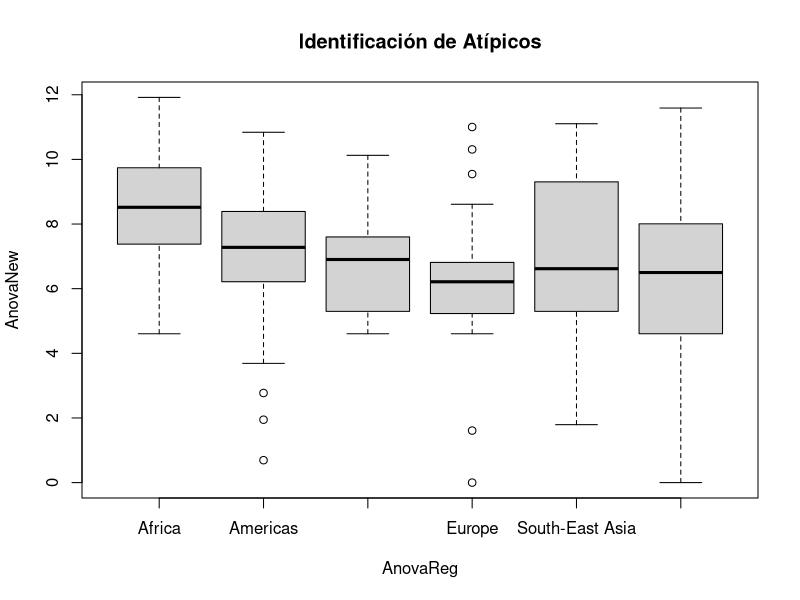

Source code (R): (Note: this script raises an error after producing the figure.)

# ---------------------------------------------------------------------------------------
# MODELO ANOVA. 
# Variable categórica: rexión (Reg).

#  - Temos un total de 6 grupos (6 valores da variable categórica Reg), cun número maior
#    a 10 observacións por grupo.
#  - Plantexamos o seguinte modelo ANOVA:
# log(NewHIV)= mu(Reg_1) + alpha_i + Erro


# Creamos un data frame cos datos de interese
base <- na.omit(read.csv("BBDDHIV.csv",sep=";"))
dataReg=data.frame(CouCod=base$CouCod,AnovaReg=factor(base$Reg),AnovaNew=log(base$NewHIV))


par(mfrow=c(1,1))
plot(dataReg$AnovaReg, dataReg$AnovaNew, main = "Identificación de Atípicos", 
     xlab = "AnovaReg", ylab = "AnovaNew")

ggplot(dataReg, aes(x = AnovaReg, y = AnovaNew)) +
  geom_jitter(width = 0.2, height = 0, alpha = 0.6) + # Añade un poco de dispersión en el eje x para que los puntos no se superpongan
  labs(x = "Rexión", y = "Log(NewHIV)", title = "Diagrama de dispersión de log(NewHIV) por Rexión") +
  theme_minimal()

library(ggplot2)
library(dplyr) #paquete para manipular data.frames

#definimos a función que detecta atípicos
atipico <- function(x) {
  return(x < quantile(x, .25) - 1.5*IQR(x) | x > quantile(x, .75) + 1.5*IQR(x))
}

# Orixinamos unha columna indicando cales son as observacións atípicas
dataReg <- dataReg %>%
  group_by(AnovaReg) %>%
  mutate(outlier = ifelse(atipico(AnovaNew), CouCod, NA))
 
#gráfico ilustrativo e identificativo
ggplot(dataReg, aes(x = AnovaReg, y = AnovaNew, colour = AnovaReg, shape = AnovaReg)) + 
  geom_boxplot(outlier.shape = NA) +
  geom_jitter() +
  geom_text(aes(label=outlier), na.rm=TRUE, hjust=-.5)+
  theme(legend.position="none")
#páxina de onde se sacou o código da idea
#https://www.r-bloggers.com/2022/08/how-to-label-outliers-in-boxplots-in-ggplot2/

#novo data.frame de datos
dataReg2 <- dataReg %>% filter(is.na(outlier))
#filtramos atípicos
dataReg2 <- dataReg2 %>%
  group_by(AnovaReg) %>%
  mutate(outlier = ifelse(atipico(AnovaNew), CouCod, NA))

#representamos os datos, vemos que volve a haber un atípico.
ggplot(dataReg2, aes(x = AnovaReg, y = AnovaNew, colour = AnovaReg, shape = AnovaReg)) + 
  geom_boxplot(outlier.shape = NA) +
  geom_jitter() +
  geom_text(aes(label=outlier), na.rm=TRUE, hjust=-.5)+
  theme(legend.position="none")

#definimos a nova base eliminado os atípicos
dataReg3 <- dataReg2 %>% filter(is.na(outlier))
#novos atípicos
dataReg3 <- dataReg3 %>%
  group_by(AnovaReg) %>%
  mutate(outlier = ifelse(atipico(AnovaNew), CouCod, NA))

#representamos, vemos que non hai atípicos
ggplot(dataReg3, aes(x = AnovaReg, y = AnovaNew, colour = AnovaReg, shape = AnovaReg)) + 
  geom_boxplot(outlier.shape = NA) +
  geom_jitter() +
  geom_text(aes(label=outlier), na.rm=TRUE, hjust=-.5)+
  theme(legend.position="none")

#Podemos esquecernos dos data frames base, dataReg e dataReg2. Por claridade chamaremos dataAnova.
dataAnova=dataReg3
rm(dataReg,dataReg2,dataReg3)

attach(dataAnova)


#Definimos o modelo anova
modAnovaReg<- lm(AnovaNew ~ AnovaReg)
#Visualizamos a información básica do modelo
summary(modAnovaReg)


#Comentarios: 
# Todos as medias son positivas e a maior delas é asociada ao primeiro grupo (Africa)
# por eso o resto de estimadores (das desviación respecto do grupo de referencia)
# son negativas.
# Nótese tamén que a meirande parte deles son significativamente distintos de cero.
# A que semella ter máis problemas é a do grupo de Asia, que significativamente
# non difire moito da de Africa (pero cualitativamente si).
#Nótese que a estimación da desviación é de 2.075 (relacionada coa suma da varianza intragrupal)

nReg=length(AnovaReg) #tamaño da mostra
IReg=length(levels(AnovaReg)) #cantidade de grupos
names=levels(AnovaReg) #os nomes dos grupos
mu_localReg <- tapply(AnovaNew, AnovaReg, mean) #calculamos as medias locais
n_localReg <- tapply(AnovaNew, AnovaReg, length) #calculamos o total de observacións por grupo



#Test F aplicado ao modelo ANOVA
anova(modAnovaReg) #si
# Comprobamos que o p-valor é moi pequeno, polo tanto rexeitamos H0 (de que as medias son todas iguais)
#Co test F comparamos dous modelos, na nula temos un modelo simplificado e na alternativa temos 
# o modelo complexo, onde teeriamos que hai duas medias polo menos diferentes (entre elas)

#Validación


# Realizar la prueba de Shapiro-Wilk para cada grupo

normalidad_residuos <- dataAnova %>%
  group_by(AnovaReg) %>%
  mutate(residuo = AnovaNew - mu_localReg[AnovaReg] ) %>%# Calcular los residuos
  summarise(p_value = shapiro.test(residuo)$p.value, .groups = "drop")
# Prueba de Shapiro-Wilk para los residuos

# Ver resultados
print(normalidad_residuos)
#Observamos que a un nivel de 0.05 o grupo de Europa non segue a normalidade.

#O total dos datos non segue unha distribución normal !!!!
resultado_shapiro <- shapiro.test(dataAnova$AnovaNew)

# Ver los resultados
print(resultado_shapiro)

#Eliminamos o grupo de Europa
table(dataAnova$AnovaReg)
dataAnova=dataAnova[!(dataAnova$AnovaReg%in% c("Europe" )),]
dataAnova$AnovaReg <- droplevels(dataAnova$AnovaReg)
table(dataAnova$AnovaReg)

#Repetimos o modelo


#gráfico ilustrativo e identificativo
ggplot(dataAnova, aes(x = AnovaReg, y = AnovaNew, colour = AnovaReg, shape = AnovaReg)) + 
  geom_boxplot(outlier.shape = NA) +
  geom_jitter() +
  geom_text(aes(label=outlier), na.rm=TRUE, hjust=-.5)+
  theme(legend.position="none")

#Definimos o modelo anova

modAnovaReg2<- lm(dataAnova$AnovaNew ~ dataAnova$AnovaReg)
#Visualizamos a información básica do modelo
summary(modAnovaReg2)
attach(dataAnova)

#Comentarios: 
# Todos as medias son positivas e a maior delas é asociada ao primeiro grupo (Africa)
# por eso o resto de estimadores (das desviación respecto do grupo de referencia)
# son negativas.
# Nótese tamén que a meirande parte deles son significativamente distintos de cero.
# A que semella ter máis problemas é a do grupo de Asia, que significativamente
# non difire moito da de Africa (pero cualitativamente si).
#Nótese que a estimación da desviación é de 2.075 (relacionada coa suma da varianza intragrupal)

nReg=length(AnovaReg) #tamaño da mostra
IReg=length(levels(AnovaReg)) #cantidade de grupos
names=levels(AnovaReg) #os nomes dos grupos
mu_localReg <- tapply(AnovaNew, AnovaReg, mean) #calculamos as medias locais
n_localReg <- tapply(AnovaNew, AnovaReg, length) #calculamos o total de observacións por grupo







#Test F aplicado ao modelo ANOVA
anova(modAnovaReg2) #si
# Comprobamos que o p-valor bastante pequeno, polo tanto rexeitamos H0 (de que as medias son todas iguais)
#Co test F comparamos dous modelos, na nula temos un modelo simplificado e na alternativa temos 
# o modelo complexo, onde teeriamos que hai duas medias polo menos diferentes (entre elas)


#Volvemos a validar
#Validación


# Realizar la prueba de Shapiro-Wilk para cada grupo
normalidad_residuos <- dataAnova %>%
  group_by(AnovaReg) %>%
  mutate(residuo = AnovaNew - mu_localReg[AnovaReg] ) %>%# Calcular los residuos
  summarise(p_value = shapiro.test(residuo)$p.value, .groups = "drop")
# Ver resultados
print(normalidad_residuos)
#Observamos que a un nivel de 0.05 o grupo de Europa non segue a normalidade.

#O total dos datos non segue unha distribución normal !!!!
resultado_shapiro <- shapiro.test(dataAnova$AnovaNew)

# Ver los resultados
print(resultado_shapiro)


library(ggplot2)
ggplot( data.frame(resid = residuals(modAnovaReg2)), aes(sample = resid)) +
  stat_qq() +
  stat_qq_line()


leveneTest(AnovaNew ~ AnovaReg, data = dataAnova)

#Valor p: 0.01208. Este valor es menor que 0.05, lo que sugiere que rechazas la 
#hipótesis nula de que las varianzas son homogéneas entre los grupos.	
#Interpretación: Las varianzas entre los grupos son significativamente diferentes, 
#lo que indica una violación del supuesto de homogeneidad de varianzas.




##Comparacións múltiples
#Bonferroni

#install.packages("ggplot2")
library(ggplot2)

ni=n_localReg
bar.y=mean(AnovaNew)
bar.yi=mu_localReg
sumres <- sum((AnovaNew - unlist(bar.yi[AnovaReg]))^2)
dt2.bar=sumres/(nReg-IReg)
dt.bar=sqrt(dt2.bar)

k=IReg*(IReg-1)/2
alpha=0.95
qtb=qt(1-alpha/(2*k),nReg-IReg)
Bonferroni=data.frame(center=rep(0,k),left=rep(0,k),right=rep(0,k))
z=1; ww=rep(0,k);
for (i in 1:IReg){
  for (j in i:IReg){
    if (i!=j){
      ww[z]=paste0("(",names[i],"-",names[j],")");
      Bonferroni$center[z]=(bar.yi[i]-bar.yi[j]);
      error=qtb*(dt.bar*sqrt(1/ni[i]+1/ni[j]));
      Bonferroni$left[z]=Bonferroni$center[z]-error;
      Bonferroni$right[z]=Bonferroni$center[z]+error;
      Bonferroni$p.value[z]=round(2*pt(abs(Bonferroni$center[z])/((dt.bar*sqrt(1/ni[j]+1/ni[i]))),nReg-IReg,lower.tail=FALSE),6)
      z=z+1;
    }
  }
}
rownames(Bonferroni)=ww

ggplot(Bonferroni, aes(y = rownames(Bonferroni), x = center,xmax=max(right)+1)) +
  geom_point(aes(color = "gold4"), size = 3) +  # Puntos azules
  geom_segment(aes(x = left, xend = right, y = rownames(Bonferroni), color = "slateblue"), size = 1) +  # Barras de intervalo suaves
  geom_point(aes(x = left), shape = 21, size = 3, fill = "white", color = "slateblue2") +  # Puntos al final izquierdo
  geom_point(aes(x = right), shape = 21, size = 3, fill = "white", color = "slateblue2") +  # Puntos al final derecho
  geom_text(aes(x = max(right) + 0.5, label = round(p.value,3)), hjust = 0, vjust = 0, size = 3) +  # Texto con p.adjust
  labs(
    title = "Intervalos de Confianza Axustados por Bonferroni",
    x = "Estimación", 
    y = "Comparacións"
  ) +
  geom_vline(xintercept = 0, color = "black", linetype = "dashed", size = 0.15) +
  theme_minimal() +
  theme(legend.position = "none" )  # Ajustamos las etiquetas del eje y y eliminamos la leyenda

##Comparacións múltiples
#Tukey
TukeyHSD(aov(modAnovaReg))
qtt=qtukey(1-alpha,IReg,nReg-IReg)
Tukey=data.frame(center=rep(0,k),left=rep(0,k),right=rep(0,k),p.adjust=rep(0,k))
z=1; ww=rep(0,k)
for (i in 1:IReg){
  for (j in i:IReg){
    if (i!=j){
      ww[z]=paste0("(",names[i],"-",names[j],")");
      Tukey$center[z]=bar.yi[i]-bar.yi[j];
      error=(qtt/sqrt(2))*(dt.bar*sqrt(1/ni[i]+1/ni[j]))
      Tukey$left[z]=Tukey$center[z]-error;
      Tukey$right[z]=Tukey$center[z]+error;
      Tukey$p.adjust[z]=round(ptukey(abs(Tukey$center[z])/((dt.bar*sqrt(1/ni[j]+1/ni[i]))/sqrt(2)),IReg,nReg-IReg,lower.tail=FALSE),6)
      z=z+1;
    }
  }
}
rownames(Tukey)=ww


ggplot(Tukey, aes(y = rownames(Tukey), x = center,xmax=max(right)+1)) +
  geom_point(aes(color = "gold4"), size = 3) +  # Puntos azules
  geom_segment(aes(x = left, xend = right, y = rownames(Tukey), color = "slateblue"), size = 1) +  # Barras de intervalo suaves
  geom_point(aes(x = left), shape = 21, size = 3, fill = "white", color = "slateblue2") +  # Puntos al final izquierdo
  geom_point(aes(x = right), shape = 21, size = 3, fill = "white", color = "slateblue2") +  # Puntos al final derecho
  geom_text(aes(x = max(right) + 0.5, label = round(p.adjust,3)), hjust = 0, vjust = 0, size = 3) +  # Texto con p.adjust
  labs(
    title = "Intervalos de Confianza Axustados por Tukey",
    x = "Estimación", 
    y = "Comparacións"
  ) +
  geom_vline(xintercept = 0, color = "black", linetype = "dashed", size = 0.15) +
  theme_minimal() +
  theme(legend.position = "none" )  # Ajustamos las etiquetas del eje y y eliminamos la leyenda






# ---------------------------------------------------------------------------------------
# MODELO ANOVA. 
# Variable Categórica Relixión (Rel).
# ---------------------------------------------------------------------------------------
dataRel=data.frame(CouCod=base$CouCod,AnovaRel=factor(base$Rel),AnovaNew=log(base$NewHIV))
attach(dataRel)
table(dataRel$AnovaRel)
levels(dataRel$AnovaRel)[levels(dataRel$AnovaRel) %in% c("Buddhism", "Shinto / Buddhism")] <- "Buddhism"
levels(dataRel$AnovaRel)[levels(dataRel$AnovaRel) %in% c("Christianity / Islam", "Christianity")] <- "Christianity"
dataRel=dataRel[!(dataRel$AnovaRel%in% c("Hinduism",  "None (51%)" ,"Judaism" )),]
dataRel$AnovaRel <- droplevels(dataRel$AnovaRel )
table(dataRel$AnovaRel)



#orixinamos unha columna indicando cales son as observacións atípicas
dataRel <- dataRel %>%
  group_by(AnovaRel) %>%
  mutate(outlier = ifelse(atipico(AnovaNew), CouCod, NA))

#gráfico ilustrativo e identificativo
ggplot(dataRel, aes(x = AnovaRel, y = AnovaNew, colour = AnovaRel, shape = AnovaRel)) + 
  geom_boxplot(outlier.shape = NA) +
  geom_jitter() +
  geom_text(aes(label=outlier), na.rm=TRUE, hjust=-.5)+
  theme(legend.position="none")

#novo data.frame de datos
dataRel2 <- dataRel %>% filter(is.na(outlier))
#filtramos atípicos
dataRel2 <- dataRel2 %>%
  group_by(AnovaRel) %>%
  mutate(outlier = ifelse(atipico(AnovaNew), CouCod, NA))

#representamos os datos, vemos que volve a haber un atípico.
ggplot(dataRel2, aes(x = AnovaRel, y = AnovaNew, colour = AnovaRel, shape = AnovaRel)) + 
  geom_boxplot(outlier.shape = NA) +
  geom_jitter() +
  geom_text(aes(label=outlier), na.rm=TRUE, hjust=-.5)+
  theme(legend.position="none")



#Modelo ANOVA
modAnovaRel=lm(dataRel2$AnovaNew ~ dataRel2$AnovaRel)
summary(modAnovaRel)

#Datos para construir cousas
nRel=length(dataRel$AnovaRel); nRel
IRel=length(levels(dataRel$AnovaRel));IRel
mu_localRel <- tapply(dataRel$AnovaNew, dataRel$AnovaRel, mean);mu_localRel
n_localReg <- tapply(dataRel$AnovaNew, dataRel$AnovaRel, length);n_localReg 


anova(modAnovaRel) #si
TukeyHSD(aov(modAnovaRel)) #Todas son iguais.

step(modAnovaRel) #É mellor quedarse cun modelo sen desviacións por grupos.e
